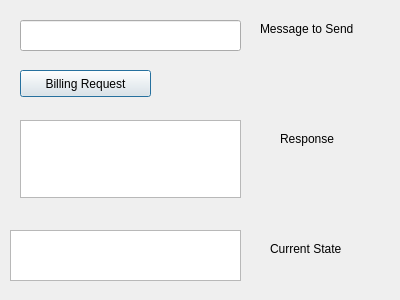
<?xml version="1.0" encoding="UTF-8"?>
<ui version="4.0">
 <class>BillingTest</class>
 <widget class="QDialog" name="BillingTest">
  <property name="geometry">
   <rect>
    <x>0</x>
    <y>0</y>
    <width>400</width>
    <height>300</height>
   </rect>
  </property>
  <property name="windowTitle">
   <string>BillingState</string>
  </property>
  <widget class="QLabel" name="messageLabel">
   <property name="geometry">
    <rect>
     <x>260</x>
     <y>20</y>
     <width>121</width>
     <height>17</height>
    </rect>
   </property>
   <property name="text">
    <string>Message to Send</string>
   </property>
  </widget>
  <widget class="QPushButton" name="billingButton">
   <property name="geometry">
    <rect>
     <x>20</x>
     <y>70</y>
     <width>131</width>
     <height>27</height>
    </rect>
   </property>
   <property name="text">
    <string>Billing Request</string>
   </property>
  </widget>
  <widget class="QLabel" name="responseLabel">
   <property name="geometry">
    <rect>
     <x>280</x>
     <y>130</y>
     <width>91</width>
     <height>17</height>
    </rect>
   </property>
   <property name="text">
    <string>Response</string>
   </property>
  </widget>
  <widget class="QPlainTextEdit" name="stateText">
   <property name="geometry">
    <rect>
     <x>10</x>
     <y>230</y>
     <width>231</width>
     <height>51</height>
    </rect>
   </property>
  </widget>
  <widget class="QLabel" name="stateLabel">
   <property name="geometry">
    <rect>
     <x>270</x>
     <y>240</y>
     <width>101</width>
     <height>17</height>
    </rect>
   </property>
   <property name="text">
    <string>Current State</string>
   </property>
  </widget>
  <widget class="QLineEdit" name="messageText">
   <property name="geometry">
    <rect>
     <x>20</x>
     <y>20</y>
     <width>221</width>
     <height>31</height>
    </rect>
   </property>
  </widget>
  <widget class="QTextEdit" name="responseText">
   <property name="geometry">
    <rect>
     <x>20</x>
     <y>120</y>
     <width>221</width>
     <height>78</height>
    </rect>
   </property>
  </widget>
 </widget>
 <layoutdefault spacing="6" margin="11"/>
 <resources/>
 <connections/>
</ui>
